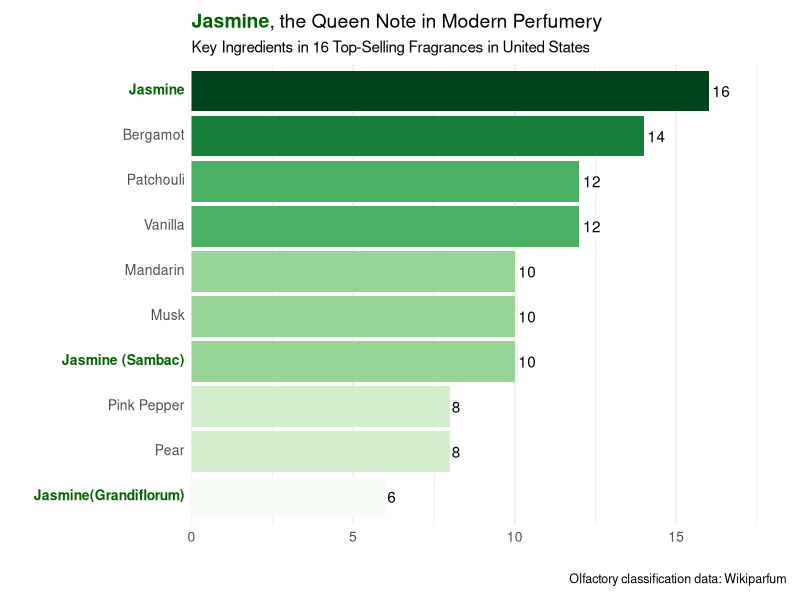

R code for this plot:
# Load required libraries
library(ggplot2)
library(RColorBrewer)
library(ggtext)

# Create the data manually to ensure correct order
data_top10 <- data.frame(
  Ingredient = c("Jasmine(Grandiflorum)", "Pear", "Pink Pepper", "Jasmine (Sambac)", 
                 "Musk", "Mandarin", "Vanilla", "Patchouli", "Bergamot", "Jasmine"),
  Count = c(16, 14, 12, 12, 10, 10, 10, 8, 8, 6)
)

# Create custom labels with colored and bold Jasmine
axis_labels <- data_top10$Ingredient
jasmine_indices <- grep("jasmine|Jasmine", axis_labels, ignore.case = TRUE)
if(length(jasmine_indices) > 0) {
  axis_labels[jasmine_indices] <- paste0("<span style='color:#006400'><strong>", axis_labels[jasmine_indices], "</strong></span>")
}

# Create the bar chart
ggplot(data_top10, aes(x = reorder(Ingredient, Count), y = Count, fill = Count)) +
  geom_bar(stat = "identity") +
  geom_text(aes(label = Count), hjust = -0.2) +
  coord_flip() +
  scale_fill_gradientn(colors = brewer.pal(9, "Greens")) +
  theme_minimal() +
  labs(
    x = "",
    y = "",
    title = "<span style='color:#006400'><strong>Jasmine</span>, the Queen Note in Modern Perfumery",
    subtitle = "Key Ingredients in 16 Top-Selling Fragrances in United States",
    caption = "Olfactory classification data: Wikiparfum"
  ) +
  scale_y_continuous(expand = expansion(mult = c(0, 0.15))) +
  scale_x_discrete(labels = axis_labels) +
  theme(
    panel.grid.major.y = element_blank(),
    panel.grid.minor.y = element_blank(),
    axis.text.y = element_markdown(size = 10),
    axis.text.x = element_text(size = 10),
    plot.margin = margin(10, 10, 10, 10),
    legend.position = "none",
    plot.title = element_markdown(size = 14),
    plot.subtitle = element_text(size = 11),
    plot.caption = element_text(size = 9, hjust = 1)
  )